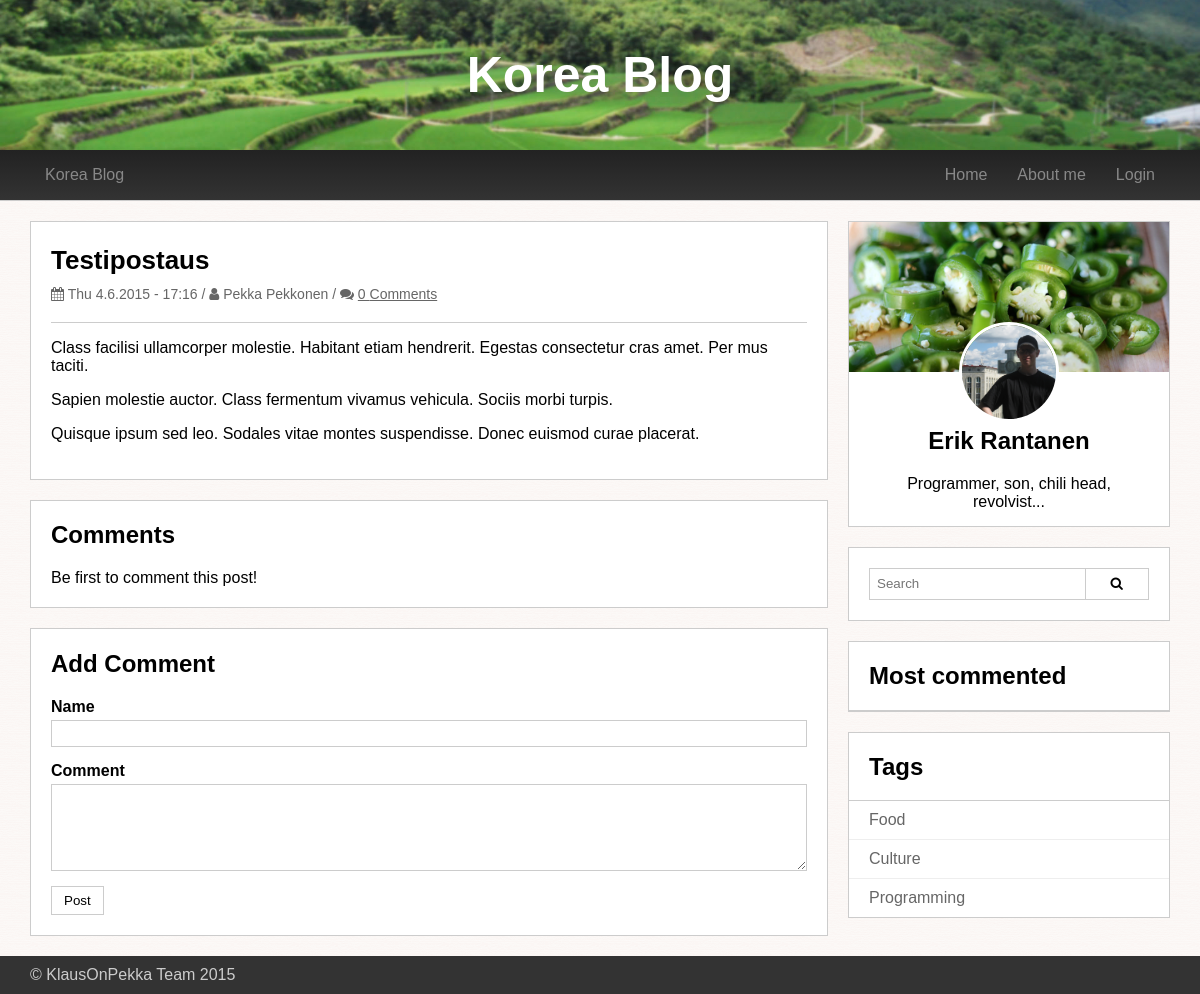
The app's page /post.php?postId=1, older data.
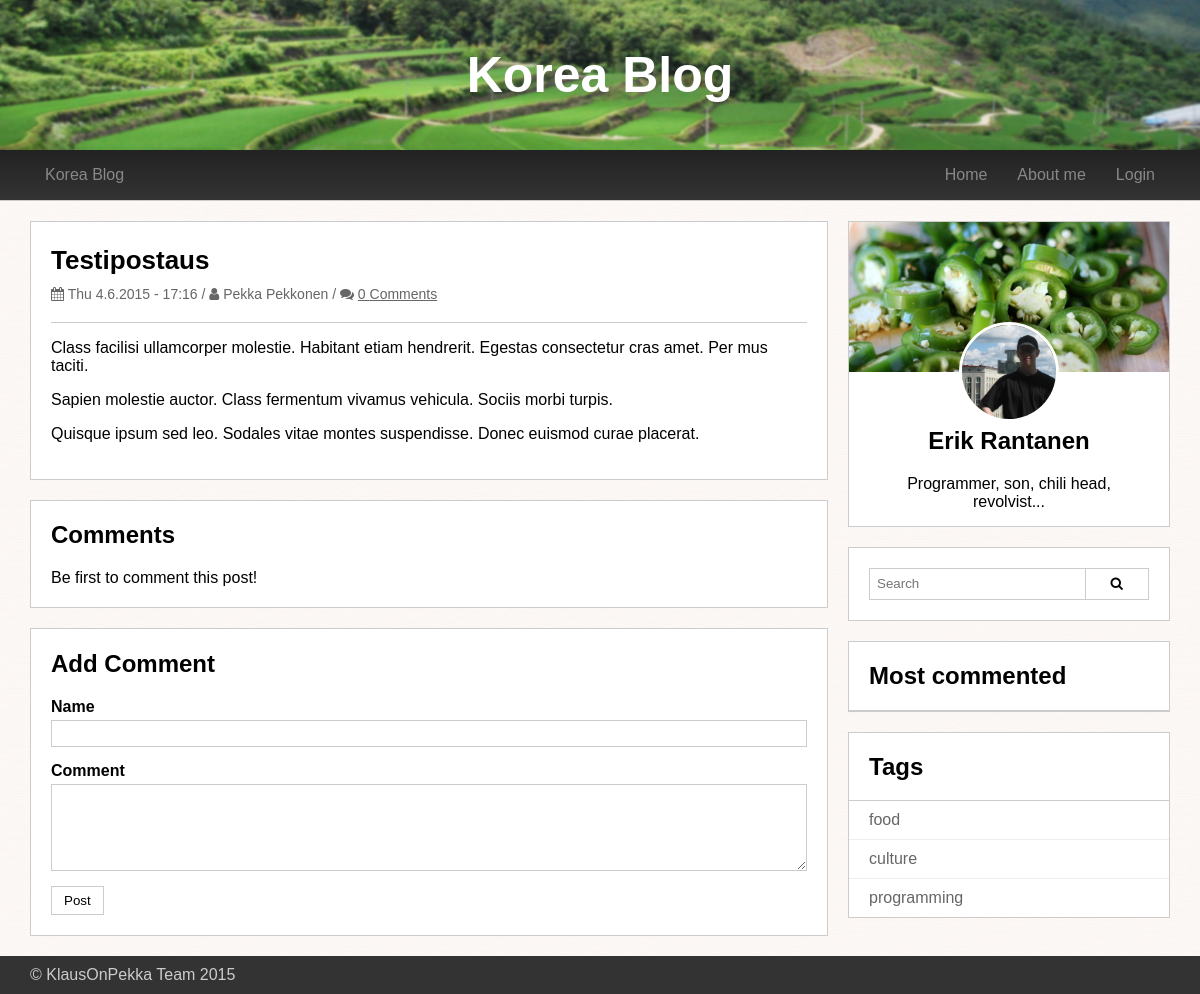
The same page, newer data.
### tables this page shows
CREATE TABLE post (
	postId int AUTO_INCREMENT,
	author varchar(100) NOT NULL,
	postDatetime datetime DEFAULT current_timestamp,
	title varchar(150) NOT NULL,
	content text NOT NULL,  
	imageLocation varchar(150),
	PRIMARY KEY (postId)
);

CREATE TABLE tag(
	tagId int AUTO_INCREMENT,
	tagName varchar(40),
	PRIMARY KEY (tagId)
);

### post.php (the view, shortened to what this page needs)
<!DOCTYPE html>
<html>
	<head>
		<link rel="stylesheet" href="css/styles.css"/>
		<link rel="stylesheet" href="//maxcdn.bootstrapcdn.com/font-awesome/4.3.0/css/font-awesome.min.css">
	</head>
	<?php
	include_once('database.php');
	include_once('helpers.php');
	$sql = "SELECT * FROM post WHERE postId = :postId";
	$stmt = $handler->prepare($sql);
	$postId = isset($_GET['postId']) && !empty($_GET['postId']) ? (int)$_GET['postId'] : 0;
	$stmt->bindParam(':postId', $postId, PDO::PARAM_INT);
	$stmt->execute();
	$post = $stmt->fetch(PDO::FETCH_OBJ);
	?>
	<?php if(!empty($post)) :?>
	<body class="preload">
		<?php include_once('header.php'); ?>
		<div class="wrapper clearfix">
			<div class="main-content">
				<div class="single-post panel">
					<div class="panel-container">
						<h2><?php echo $post->title; ?></h2>
						<div class="post-meta">
							<?php printMetaInfo($post); ?>
						</div>
						<?php if(!empty($post->imageLocation)) : ?>
							<?php $picture = $post->imageLocation;?>
							<a href="<?php echo $picture; ?>">
								<img class="responsive-image" src="<?php echo $picture;?>">
							</a>
						<?php else : ?>
							<hr>
						<?php endif; ?>
						<?php echo createParagraphs($post->content); ?>
					</div>
				</div>
				<div id="comments" class="panel">
					<div class="panel-container">
						<h2>Comments</h2>
						<?php
						$counter = 0;
						echo $counter < 1 ? 'Be first to comment this post!' : ''; ?>
					</div>
				</div>
				<div id="add-comment" class="panel">
					<div class="panel-container">
						<h2>Add Comment</h2>
						<form action="submit_comment.php" method="post">
							<div class="form-row">
								<label for="comment-author">Name</label>
								<input type="text" id="comment-author" name="commentAuthor" value="<?php echo $_SESSION['fields']['commentAuthor']; ?>">
							</div>
							<div class="form-row">
								<label for="comment-content">Comment</label>
								<textarea id="comment-content" rows="5" name="commentContent"><?php echo $_SESSION['fields']['commentContent']; ?></textarea>
							</div>
							<input type="submit" value="Post" class="button">
						</form>
					</div>
				</div>
			</div>
			<?php include_once('sidebar.php'); ?>
		</div>
		<?php include_once('footer.php'); ?>
		<?php else : ?>
		<?php header('Location: index.php');?>
		<?php endif; ?>
	</body>
</html>

### header.php (shortened to what this page needs)
<?php include_once('helpers.php'); ?>
<header>
	<div class="header-background">
		<a href="index.php">
			<h1 class="vertical-center">Korea Blog</h1>
		</a>
	</div>
	<nav>
		<div class="wrapper">
			<ul class="nav-content clearfix">
				<li class="site-logo">
					<a class="vertical-center" href="index.php">
						Korea Blog
					</a>
				</li>
				<div class="menu-actions clearfix">
					<li class="menu-item <?php echo basename($_SERVER['SCRIPT_NAME']) == 'index.php' ? 'active' : ''; ?>">
						<a class="vertical-center" href="index.php">Home</a>
					</li>
					<li class="menu-item"><a class="vertical-center" href="">About me</a></li>
					<?php if (!isAuthenticated()) : ?>
					<li class="menu-item <?php echo basename($_SERVER['SCRIPT_NAME']) == 'login.php' ? 'active' : ''; ?>">
						<a class="vertical-center" href="login.php">Login</a>
					</li>
					<?php else : ?>
					<li class="menu-item">
						<a class="vertical-center" href="logout.php">Logout</a>
					</li>
					<?php endif; ?>
				</div>
			</ul>
		</div>
	</nav>
</header>

### helpers.php (shortened to what this page needs)
<?php
function formatDate($date) {
	return date('D j.n.Y \- H:i', strtotime($date));
}
function createParagraphs($text) {
	$text = preg_replace('~\r\n?~', "\n", $text);
	$text = '<p>' . str_replace( chr(10) . chr(10), '</p><p>', $text) . '</p>';
	return $text;
}
function commentCount($postId) {
	global $handler;
	$sql = "SELECT COUNT(*) AS commentCount FROM postcomment WHERE postId = :postId";
	$stmt = $handler->prepare($sql);
	$stmt->bindParam('postId', $postId, PDO::PARAM_INT);
	$stmt->execute();
	$count = $stmt->fetch(PDO::FETCH_OBJ)->commentCount;
	return $count;
}
function printMetaInfo($r) {
	echo '<i class="fa fa-calendar"></i>' . ' ';
	echo formatDate($r->postDatetime);
	echo ' / ' . '<i class="fa fa-user"></i>' . ' ';
	echo $r->author;
	echo ' / <i class="fa fa-comments"></i> ';
	echo '<a href="post.php?postId=' . $r->postId . '#comments">';
	echo commentCount($r->postId) . ' Comments';
	echo '</a>';
}
function isAuthenticated() {
	if (isset($_SESSION['login']) && $_SESSION['login'] === true)
		return true;
	else
		return false;
}
?>

### sidebar.php (shortened to what this page needs)
<?php
include_once('helpers.php');
include_once('database.php');
?>
<aside>
	<div class="bio panel">
		<div class="bio-background">
			<img class="vertical-center" src="img/bio-background.jpg" alt="Bio background">
		</div>
		<div class="bio-face-image">
			<img class="vertical-center" src="img/Erik.jpg" alt="Erik Rantanen">
		</div>
		<div class="panel-container">
			<h2>Erik Rantanen</h2>
			<div class="bio-description">
				Programmer, son, chili head, revolvist...
			</div>
		</div>
	</div>
	<div class="panel">
		<div class="panel-equal-container">
			<form class="clearfix" action="index.php" method="get">
				<input class="search-input" type="text" name="search" placeholder="Search">
				<button class="button search-button" type="submit"><i class="fa fa-search"></i></button>
			</form>
		</div>
	</div>
	<div class="panel">
		<div class="panel-header">
			<h2>Most commented</h2>
		</div>
	</div>
	<?php	$query = $handler->query('SELECT * FROM tag;'); ?>
	<div class="panel">
		<div class="panel-header">
			<h2>Tags</h2>
		</div>
		<?php while($r = $query->fetch(PDO::FETCH_OBJ)) : ?>
		<a href="index.php?tagId=<?php echo $r->tagId; ?>" class="tag"><?php echo $r->tagName; ?></a>
		<?php endwhile; ?>
	</div>
</aside>

### footer.php (shortened to what this page needs)
<footer>
	<div class="wrapper">
		<div class="footer-content">
			&copy; KlausOnPekka Team 2015
		</div>
	</div>
</footer>

### css/styles.css (style rules this page uses)
* { box-sizing: border-box; }
body { font-family: Arial, Helvetica, sans-serif; background-image: url("../img/backgroundtex3.png"); margin: 0; }
.clearfix:after { content: ''; display: block; clear: both; }
.vertical-center { position: relative; top: 50%; transform: translateY(-50%); }
input[type="text"], input[type="password"], .datalist-input, textarea, select { width: 100%; border: 1px solid #ccc; padding: 5px 7px; transition: all 0.2s ease-in-out; }
hr { height: 1px; background: #ccc; border: 0; }
a { color: #666; }
.button { border: 1px solid #ccc; background: #fff; padding: 6px 12px; }
header { text-align: center; border-bottom: 1px solid #ccc; margin-bottom: 20px; }
header .header-background { height: 150px; background-image: url("../img/header-bg.jpg"); background-repeat: no-repeat; background-size: cover; background-position: 50% 50%; }
header h1 { color: #fff; margin: 0; font-size: 50px; display: inline-block; }
header nav { height: 50px; background: linear-gradient(#222, #333); }
.nav-content { list-style:none; margin: 0; padding: 0; }
.nav-content li { height: 50px; padding: 0 15px; }
.nav-content li a { text-decoration: none; color: #888; display: block; }
.nav-content .site-logo { float: left; }
.nav-content .menu-actions { float: right; }
.menu-actions .menu-item { float: left; }
.main-content { float: left; width: 70%; }
aside { float: left; width: 30%; padding-left: 20px; }
.wrapper { max-width: 1170px; margin: 0 auto; padding: 0 15px; }
.form-row { margin-bottom: 15px; }
.form-row input:nth-child(2), .form-row textarea:nth-child(2) { margin-top: 4px; }
.form-row > label { font-weight: bold; }
.form-row:after { content: ''; display: block; clear: both; }
textarea { vertical-align: top; }
.panel { border: #ccc 1px solid; background: #fff; }
.panel-container { padding: 1px 20px 20px; }
.panel-header { padding: 0 20px; border-bottom: 1px solid #ccc; }
.panel + .panel { margin-top: 20px; }
.panel-equal-container { padding: 20px; }
.post-meta { color: #666; font-size: 14px; }
.post h2, .single-post h2 { font-size: 26px; margin-bottom: 10px; }
.post-meta + hr { margin-top: 16px; }
.single-post .post-meta { margin-bottom: 20px; }
.bio-background { height: 150px; overflow: hidden; }
.bio-background img { width: 100%; height: auto; }
.bio { text-align: center; position: relative; }
.bio-face-image { width: 100px; height: 100px; overflow: hidden; border-radius: 50%; position: absolute; left: 50%; margin-left: -50px; top: 100px; border: 3px solid #fff; }
.bio-face-image img { width: auto; height: 100%; }
.bio .panel-container { padding: 35px 20px 15px; }
.tag { padding: 10px 20px; min-height: 31px; display: block; text-decoration: none; }
.tag + .tag { border-top: 1px solid #eee; }
footer { background: #333; color: #ccc; margin-top: 20px; }
footer .footer-content { padding: 10px 0; }
.panel-equal-container .search-input { float: left; border-right: 0; height: 32px; width: 77%; }
.panel-equal-container .search-button { float: left; width: 23%; height: 32px; }

Row changes from the older to the newer data that the page shows:
changed tag: tagName "Food" → "food"
changed tag: tagName "Culture" → "culture"
changed tag: tagName "Programming" → "programming"
